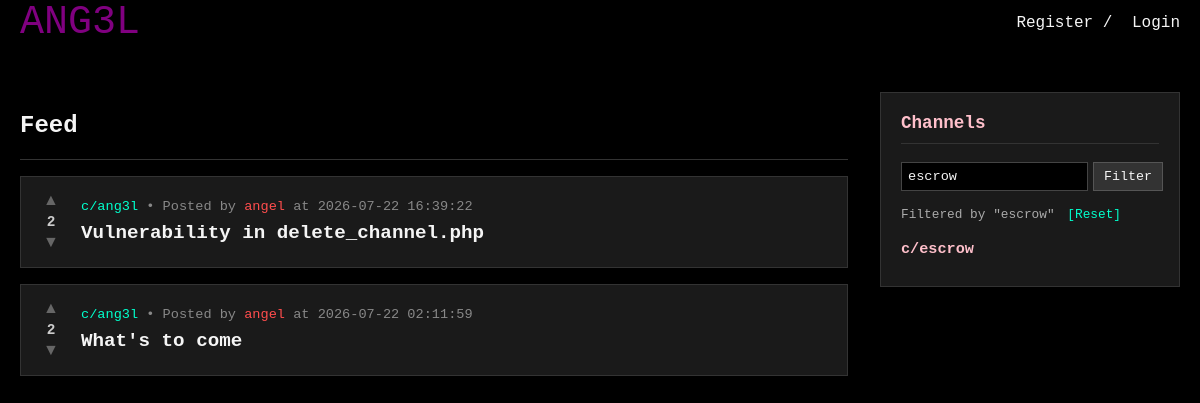
Screenshot of /test.php?c_search=escrow with the database file from the repository.
### tables this page shows
CREATE TABLE posts (
    id INTEGER PRIMARY KEY AUTOINCREMENT,
    subchannel_id INTEGER NOT NULL,
    user_id INTEGER NOT NULL,
    title TEXT NOT NULL,
    body TEXT NOT NULL,
    votes_count INTEGER DEFAULT 0,
    created_at DATETIME DEFAULT CURRENT_TIMESTAMP,
    FOREIGN KEY (subchannel_id) REFERENCES subchannels(id) ON DELETE CASCADE,
    FOREIGN KEY (user_id) REFERENCES users(id) ON DELETE CASCADE
);

CREATE TABLE subchannels (
    id INTEGER PRIMARY KEY AUTOINCREMENT,
    name TEXT UNIQUE NOT NULL,
    description TEXT,
    created_by INTEGER,
    created_at DATETIME DEFAULT CURRENT_TIMESTAMP,
    FOREIGN KEY (created_by) REFERENCES users(id) ON DELETE SET NULL
);

CREATE TABLE users (
    id INTEGER PRIMARY KEY AUTOINCREMENT,
    username TEXT UNIQUE NOT NULL,
    password_hash TEXT NOT NULL,
    is_admin INTEGER DEFAULT 0,
    created_at DATETIME DEFAULT CURRENT_TIMESTAMP
, role TEXT DEFAULT 'member', karma INTEGER DEFAULT 0);

### db.php (called while the page is built, shortened)
<?php
if (!function_exists('getRoleColor')) {
    function getRoleColor($role) {
        switch ($role) {
            case 'admin': return '#FF4D4D';
        }
    }
}

### public/test.php (the view, shortened to what this page needs)
<?php
require_once __DIR__ . '/../db.php';
$channel_search = trim($_GET['c_search'] ?? '');
if (!empty($channel_search)) {
    $stmt_channels = $db->prepare("SELECT name, description FROM subchannels WHERE name LIKE ? ORDER BY name ASC");
    $stmt_channels->execute(['%' . $channel_search . '%']);
} else {
    $stmt_channels = $db->query("SELECT name, description FROM subchannels ORDER BY name ASC");
}
$channels = $stmt_channels->fetchAll(PDO::FETCH_ASSOC);
$current_logged_in_user = $_SESSION['user_id'] ?? '';
$stmt = $db->prepare("
    SELECT p.*, u.username, u.role, c.name as channel_name,
    (SELECT vote_type FROM votes WHERE user_id = ? AND post_id = p.id) as user_vote
    FROM posts p
    JOIN users u ON p.user_id = u.id
    JOIN subchannels c ON p.subchannel_id = c.id
    ORDER BY p.created_at DESC
    LIMIT 20
");
$stmt->execute([$current_logged_in_user]);
$posts = $stmt->fetchAll(PDO::FETCH_ASSOC);
?>
<!DOCTYPE html>
<html>
<head>
    <link rel="stylesheet" type="text/css" href="/css/header.css">
    <link rel="stylesheet" type="text/css" href="/css/index.css">
</head>
<body>
    <?php include __DIR__ . '/../includes/header.php'; ?>
    <div class="wrapper">
        <div class="feed-container">
            <h2>Feed</h2>
            <hr style="border: 0; border-top: 1px solid #333; margin: 1rem 0;">
            <?php if (empty($posts)): ?>
                <p style="color: gray;">No posts found yet. Be the first to post!</p>
            <?php else: ?>
                <?php foreach ($posts as $post): ?>
                    <div class="post-card" data-post-id="<?php echo $post['id']; ?>">
                        <div class="vote-section">
                            <form action="/vtest.php" method="POST" style="display: inline;">
                                <button type="submit" class="vote-btn upvote <?php echo ($post['user_vote'] == 1) ? 'active' : ''; ?>">▲</button>
                            </form>
                            <span class="vote-count" id="vote-count-<?php echo $post['id']; ?>"><?php echo $post['votes_count']; ?></span>
                            <form action="/vtest.php" method="POST" style="display: inline;">
                                <button type="submit" class="vote-btn downvote <?php echo ($post['user_vote'] == -1) ? 'active' : ''; ?>">▼</button>
                            </form>
                        </div>
                        <div class="post-content">
                            <div class="meta">
                                <a class="channel-link" href="/c/<?php echo htmlspecialchars($post['channel_name'], ENT_QUOTES, 'UTF-8'); ?>">c/<?php echo htmlspecialchars($post['channel_name'], ENT_QUOTES, 'UTF-8'); ?></a>
                                • Posted by
                                <a href="/u/<?php echo htmlspecialchars($post['username'], ENT_QUOTES, 'UTF-8'); ?>" style="color: <?php echo getRoleColor($post['role']); ?>; text-decoration: none;">
                                    <?php echo htmlspecialchars($post['username'], ENT_QUOTES, 'UTF-8'); ?>
                                </a>
                                at <?php echo $post['created_at']; ?>
                            </div>
                            <a class="post-title" href="/post.php?id=<?php echo $post['id']; ?>"><?php echo htmlspecialchars($post['title'], ENT_QUOTES, 'UTF-8'); ?></a>
                        </div>
                    </div>
                <?php endforeach; ?>
            <?php endif; ?>
        </div>
        <div class="sidebar">
            <h3>Channels</h3>
            <form method="GET" action="index.php">
                <input type="text" name="c_search" placeholder="Search channels..." value="<?php echo htmlspecialchars($channel_search, ENT_QUOTES, 'UTF-8'); ?>">
                <button type="submit">Filter</button>
            </form>
            <?php if (!empty($channel_search)): ?>
                <div style="font-size: 0.8rem; margin-bottom: 10px; color: #aaa;">
                    Filtered by "<?php echo htmlspecialchars($channel_search, ENT_QUOTES, 'UTF-8'); ?>"
                    <a href="index.php" style="color: #00ffcc; text-decoration: none; margin-left: 5px;">[Reset]</a>
                </div>
            <?php endif; ?>
            <ul class="channel-list">
                <?php if (empty($channels)): ?>
                    <li style="color: gray; font-size: 0.85rem; text-align: center; padding: 10px 0;">No channels found.</li>
                <?php else: ?>
                    <?php foreach ($channels as $chan): ?>
                        <li>
                            <a class="sidebar-c-link" href="/c/<?php echo htmlspecialchars($chan['name'], ENT_QUOTES, 'UTF-8'); ?>">c/<?php echo htmlspecialchars($chan['name'], ENT_QUOTES, 'UTF-8'); ?></a>
                        </li>
                    <?php endforeach; ?>
                <?php endif; ?>
            </ul>
        </div>
    </div>
</body>
</html>

### public/css/header.css (style rules this page uses)
body { background-color: rgb(0, 0, 0); margin: 0; }
a { color: whitesmoke; text-decoration: none; }

### public/css/index.css (style rules this page uses)
body { background: #000000; color: whitesmoke; font-family: "JetBrainsMono NF", monospace; margin: 0; padding-top: 60px; }
.wrapper { width: 100%; max-width: none; margin: 0; padding: 2rem 20px; display: grid; grid-template-columns: 1fr 300px; gap: 2rem; align-items: start; box-sizing: border-box; }
.feed-container { background: transparent; width: 100%; min-width: 0; margin: 0; padding: 0; }
.post-card { display: flex; gap: 15px; background: #1a1a1a; border: 1px solid #333; padding: 15px; margin-bottom: 1rem; align-items: center; }
.post-title { color: whitesmoke; text-decoration: none; font-size: 1.2rem; font-weight: bold; word-break: break-word; }
.meta { font-size: 0.85rem; color: #888; margin-bottom: 8px; }
.channel-link { color: #00ffcc; text-decoration: none; }
.vote-section { display: flex; flex-direction: column; align-items: center; min-width: 30px; }
.vote-btn { background: none; border: none; color: #666; cursor: pointer; font-size: 1rem; padding: 0; line-height: 1; }
.vote-count { font-size: 0.9rem; font-weight: bold; color: #ccc; margin: 4px 0; }
.post-content { flex: 1; min-width: 0; }
.sidebar { background: #1a1a1a; border: 1px solid #333; padding: 20px; position: sticky; top: 80px; }
.sidebar h3 { margin-top: 0; color: pink; font-size: 1.1rem; border-bottom: 1px solid #333; padding-bottom: 10px; }
.sidebar form { display: flex; gap: 5px; margin-bottom: 1rem; }
.sidebar input[type="text"] { flex: 1; background: #000; color: whitesmoke; border: 1px solid #444; padding: 6px; font-family: inherit; font-size: 0.85rem; }
.sidebar button { background: #333; color: whitesmoke; border: 1px solid #555; padding: 6px 10px; cursor: pointer; font-family: inherit; }
.channel-list { list-style: none; padding: 0; margin: 0; max-height: 400px; overflow-y: auto; }
.channel-list li { padding: 8px 0; border-bottom: 1px solid #222; }
.channel-list li:last-child { border-bottom: none; }
.sidebar-c-link { color: pink; text-decoration: none; font-weight: bold; font-size: 0.95rem; display: block; }

### rows the page displays
posts: votes_count "2", subchannel.name "ang3l", user.username "angel", created_at "2026-07-22 16:39:22", title "Vulnerability in delete_channel.php"
posts: votes_count "2", subchannel.name "ang3l", user.username "angel", created_at "2026-07-22 02:11:59", title "What's to come"
subchannels: name "escrow"

### other values shown
$channel_search "escrow"
